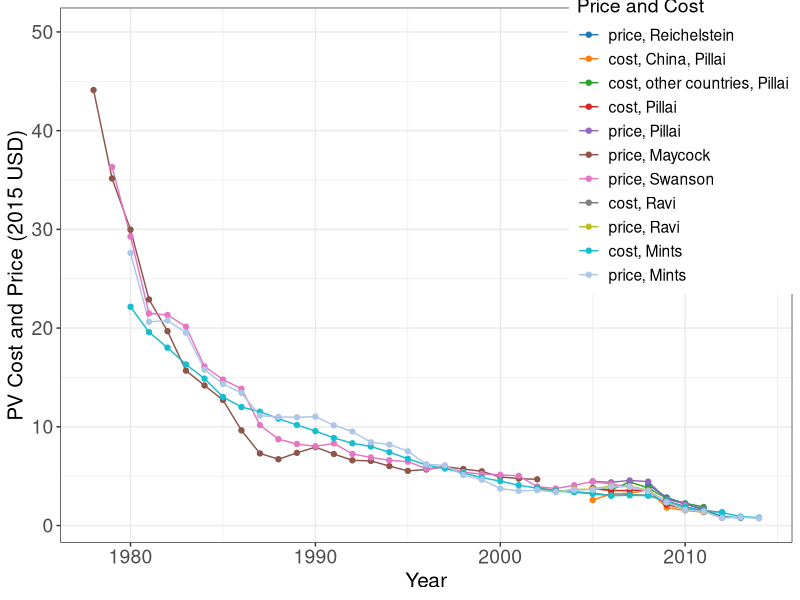
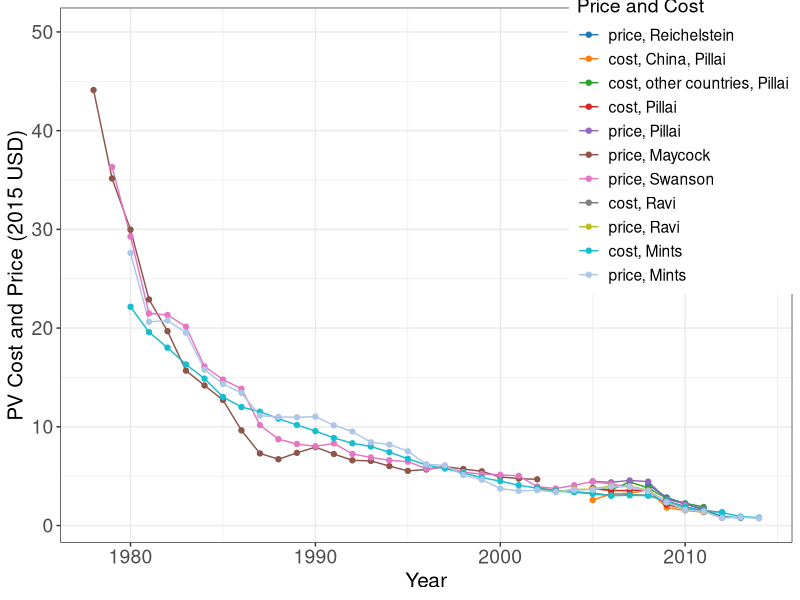

Source code (R) for these figures, in order:
# ----
library(ggplot2)
library(readxl)
library(reshape2)
library(ggsci)

#Set parameters for graphics
axislabelsize <- 1.5
labelsize <- 1.2
graphlinewidth <- 2
segmentlinewidth <- 1.5

# ----
# pull in data
# ----
PV_mod <- read_excel("firmmarketsupply/PV_module _data.xlsx", 
                     range = "A1:L41")

PV <- reshape2::melt(as.data.frame(PV_mod), id="Year")

# ----
# graph
# ----
PV$variable = factor(PV$variable)

pv_plot <-  ggplot(data = PV, aes(x=Year, y=value, group=variable, color = variable)) +
  geom_line() +
  geom_point() +
  xlim(1978, NA) +
  ylim(NA, 50) +
  labs(color = "Price and Cost", x = "Year", y = "PV Cost and Price (2015 USD)") +
  theme_bw() +
  theme(axis.text=element_text(size=14),
        axis.title=element_text(size=15),
        legend.position = c(0.85, 0.75),
        text = element_text(size=14)) +
  scale_color_d3(palette = "category20") 

pv_plot
# ----
#Save plot to PDF
# ----
ggsave(pv_plot, filename = "PV_Module.pdf", 
       path = "firmmarketsupply",
       width = 9, height = 7, units = "in")
# ----
